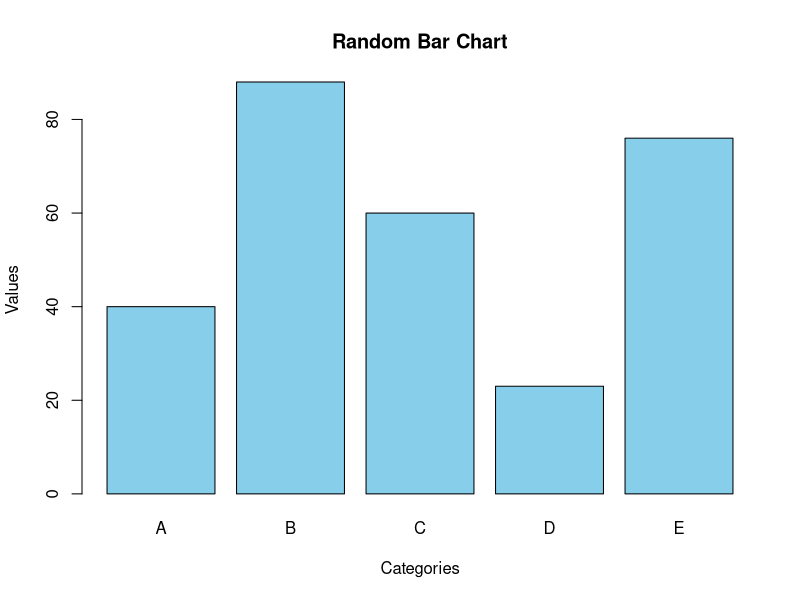

Here is the R script that generated this plot:
# Generate random data
set.seed(123) # For reproducibility
categories <- c("A", "B", "C", "D", "E")
values <- sample(10:100, 5)

# Create the bar plot
barplot(values, names.arg = categories, col = "skyblue", 
        main = "Random Bar Chart", xlab = "Categories", ylab = "Values")

# Save the plot to a file (filename will be handled by the execution environment)
# The script itself is saved in a randomly named .r file.
